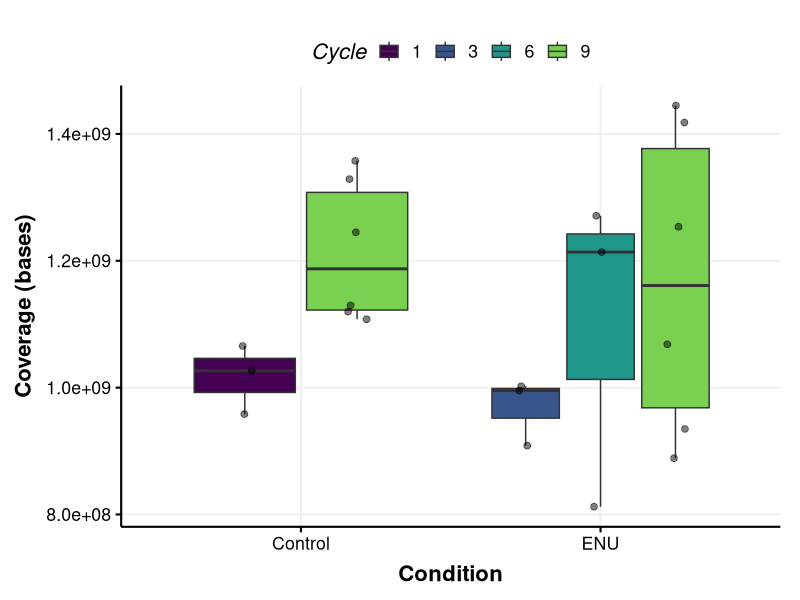
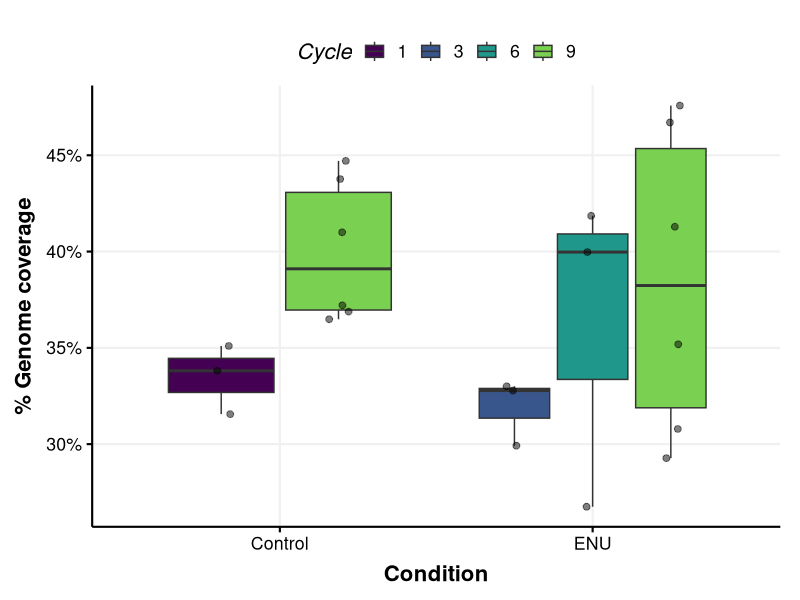
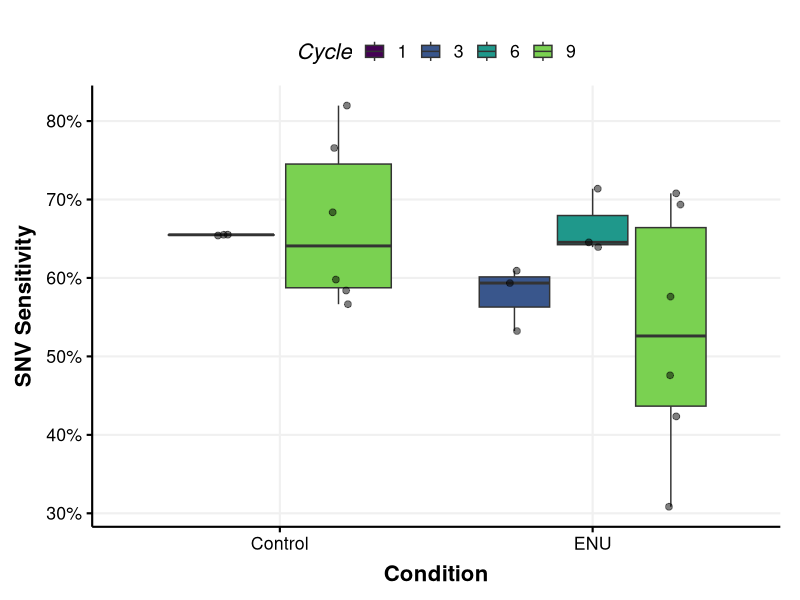
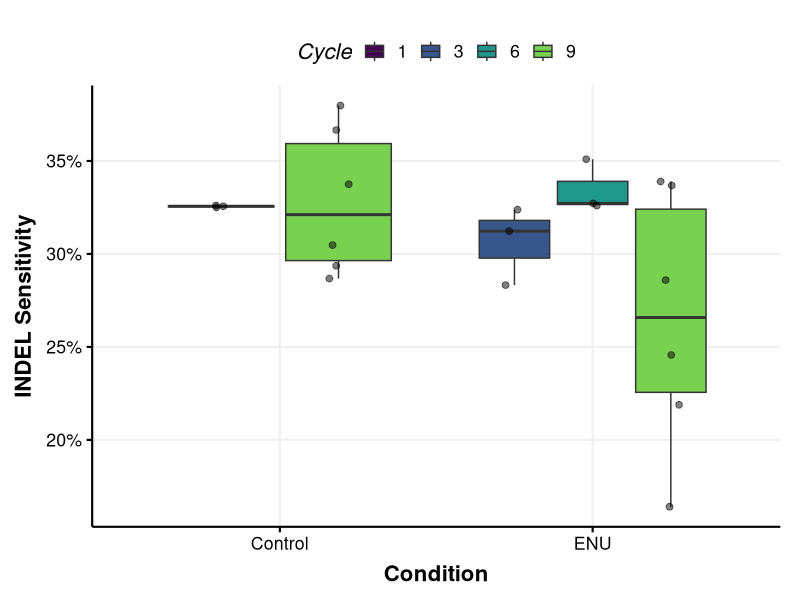

These figures' R source, in order:
## ---- chunk 1
knitr::opts_chunk$set(echo = TRUE)
## ---- chunk 2
library(ggplot2)
library(viridis)
## ---- chunk 3
theme_Publication <- function(base_size=16, base_family="helvetica") {
      library(grid)
      library(ggthemes)
      (theme_foundation(base_size=base_size, base_family = "")
       + theme(plot.title = element_text(face = "bold",
                                         size = rel(1.2), hjust = 0.5),
               text = element_text(),
               panel.background = element_rect(colour = NA),
               plot.background = element_rect(colour = NA),
               panel.border = element_rect(colour = NA),
               axis.title = element_text(face = "bold",size = rel(1)),
               axis.title.y = element_text(angle=90,vjust =2),
               axis.title.x = element_text(vjust = -0.2),
               axis.text = element_text(), 
               axis.line = element_line(colour="black"),
               axis.ticks = element_line(),
               panel.grid.major = element_line(colour="#f0f0f0"),
               panel.grid.minor = element_blank(),
               legend.key = element_rect(colour = NA),
               legend.position = "bottom",
               legend.direction = "horizontal",
               #legend.key.size= unit(0.2, "cm"),
               legend.margin = unit(0, "cm"),
               legend.title = element_text(face="italic"),
               plot.margin=unit(c(10,5,5,5),"mm"),
               strip.background=element_rect(colour="#f0f0f0",fill="#f0f0f0"),
               strip.text = element_text(face="bold")
          ))
      
}

scale_fill_Publication <- function(...){
      library(scales)
      discrete_scale("fill","Publication",manual_pal(values = c("#386cb0","#fdb462","#7fc97f","#ef3b2c","#662506","#a6cee3","#fb9a99","#984ea3","#ffff33")), ...)

}

scale_colour_Publication <- function(...){
      library(scales)
      discrete_scale("colour","Publication",manual_pal(values = c("#386cb0","#fdb462","#7fc97f","#ef3b2c","#662506","#a6cee3","#fb9a99","#984ea3","#ffff33")), ...)

}
## ---- chunk 4
setwd("/Users/ronaldcutler/Dropbox (EinsteinMed)/Vijg-lab/Projects/mutation accumulation/231009 multiple ENU analysis/1-data")

sample_table <- read.table("sample_table.txt", header = TRUE)
## ---- chunk 5
setwd("/Users/ronaldcutler/Dropbox (EinsteinMed)/Vijg-lab/Projects/mutation accumulation/231009 multiple ENU analysis/2-quality-control")

pdf("coverage.pdf",
    width = 4,
    height = 5)
ggplot(sample_table, aes(x = condition, y = Cov, fill = factor(cycle))) +
    geom_boxplot(outlier.shape = NA) +
    geom_point(position = position_jitterdodge(jitter.width = 0.2), size = 2, alpha = 0.5) +
    guides(fill = guide_legend(override.aes = list(shape = NA))) +
    labs(x = "Condition", y = "Coverage (bases)", fill = "Cycle") +
    scale_fill_viridis(discrete = TRUE, end = 0.8) +
    theme_Publication(base_size = 16) + 
    theme(legend.justification = c("center","top"),
          legend.position = "top") +
    scale_x_discrete(labels = c("Control", "ENU"))
dev.off()

hg19_size <- 3036303846
pdf("coverage_percent.pdf",
    width = 4,
    height = 5)
ggplot(sample_table, aes(x = condition, y = Cov/hg19_size, fill = factor(cycle))) +
    geom_boxplot(outlier.shape = NA) +
    geom_point(position = position_jitterdodge(jitter.width = 0.2), size = 2, alpha = 0.5) +
    guides(fill = guide_legend(override.aes = list(shape = NA))) +
    labs(x = "Condition", y = "% Genome coverage", fill = "Cycle") +
    scale_fill_viridis(discrete = TRUE, end = 0.8) +
    theme_Publication(base_size = 16) + 
    theme(legend.justification = c("center","top"),
          legend.position = "top") +
    scale_x_discrete(labels = c("Control", "ENU")) +
  scale_y_continuous(labels = scales::percent)
dev.off()
## ---- chunk 6
setwd("/Users/ronaldcutler/Dropbox (EinsteinMed)/Vijg-lab/Projects/mutation accumulation/231009 multiple ENU analysis/2-quality-control")

pdf("SNV_sensitivity.pdf",
    width = 4,
    height = 5)
ggplot(sample_table, aes(x = condition, y = Sen_SNV, fill = factor(cycle))) +
    geom_boxplot(outlier.shape = NA) +
    geom_point(position = position_jitterdodge(jitter.width = 0.2), size = 2, alpha = 0.5) +
    guides(fill = guide_legend(override.aes = list(shape = NA))) +
    labs(x = "Condition", y = "SNV Sensitivity", fill = "Cycle") +
    scale_fill_viridis(discrete = TRUE, end = 0.8) +
    theme_Publication(base_size = 16) + 
    theme(legend.justification = c("center","top"),
          legend.position = "top") +
    scale_x_discrete(labels = c("Control", "ENU"))  +
  scale_y_continuous(labels = scales::percent)
dev.off()

pdf("INDEL_sensitivity.pdf",
    width = 4,
    height = 5)
ggplot(sample_table, aes(x = condition, y = Sen_INDEL, fill = factor(cycle))) +
    geom_boxplot(outlier.shape = NA) +
    geom_point(position = position_jitterdodge(jitter.width = 0.2), size = 2, alpha = 0.5) +
    guides(fill = guide_legend(override.aes = list(shape = NA))) +
    labs(x = "Condition", y = "INDEL Sensitivity", fill = "Cycle") +
    scale_fill_viridis(discrete = TRUE, end = 0.8) +
    theme_Publication(base_size = 16) + 
    theme(legend.justification = c("center","top"),
          legend.position = "top") +
    scale_x_discrete(labels = c("Control", "ENU"))  +
  scale_y_continuous(labels = scales::percent)
dev.off()
